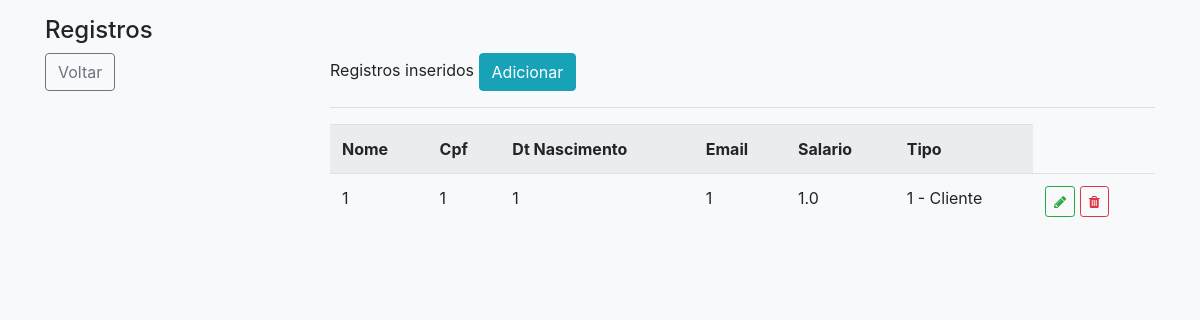
The page /registros/funcionario/ on the database its author committed.
### cadastros/models.py (models this page shows, shortened)
class Funcionario(models.Model):
    cod_funcionario = models.AutoField(primary_key=True)
    nome = models.CharField(max_length=50, verbose_name='Nome do Usuario')
    cpf = models.CharField(max_length=11, verbose_name='CPF do Usuario')
    dt_nascimento = models.CharField(max_length=11, verbose_name='Data de nascimento')
    email = models.CharField(max_length=50, verbose_name='Email do Usuario')
    senha = models.CharField(max_length=150, verbose_name='Senha')
    salario = models.FloatField(max_length=1000, verbose_name='Salario')
    dt_hr_admicao = models.DateTimeField()
    dt_hr_demicao = models.DateTimeField()
    tipo = models.ForeignKey(Tipo, on_delete=models.PROTECT)

class Tipo(models.Model):
    cod_tipo = models.AutoField(primary_key=True)
    nome = models.CharField(max_length=50, verbose_name='Tipo de pessoa')
    def __str__ (self):
        return str(self.cod_tipo) + " - " + self.nome

### cadastros/views.py (the view)
# urls.py: path('registros/funcionario/', FuncionarioList.as_view(), name='registros-funcionario'),
class FuncionarioList(ListView):
	model = Funcionario
	template_name = 'cadastros/registros/funcionario.html'

### cadastros/templates/cadastros/registros/funcionario.html (shortened to what this page needs)
{% extends 'paginas/padrao.html' %}
{% load static %}
    {% block menu %}
    <h4 class="white">Registros</h4>
    {% endblock %}
        {% block lateral %}
        <a href="/"><button type="button" class="btn btn-outline-secondary">Voltar</button></a>
        {% endblock %}
        {% block conteudo%}
        <p>Registros inseridos <a href="{% url 'cadastrar-funcionario' %}"><button type="button" class="btn btn-info">Adicionar</button></a><p></p></p>
        <hr>
        <div class="table-responsive">
            <table class="table table-striped">
                <tr>
                    <th>Nome</th>
                    <th>Cpf</th>
                    <th>Dt Nascimento</th>
                    <th>Email</th>
                    <th>Salario</th>
                    <th>Tipo</th>
                </tr>
                {% for funcionario in object_list %}
                <tr>
                    <td>{{ funcionario.nome }}</td>
                    <td>{{ funcionario.cpf }}</td>
                    <td>{{ funcionario.dt_nascimento }}</td>
                    <td>{{ funcionario.email }}</td>
                    <td>{{ funcionario.salario }}</td>
                    <td>{{ funcionario.tipo }}</td>
                    <td>
                        <a href="{% url 'editar-funcionario' funcionario.pk %}" class="btn btn-outline-success btn-sm" title="Editar"><i class="fa fa-pencil " aria-hidden="true"></i></a>
                        <a href="{% url 'excluir-funcionario' funcionario.pk %}" class="btn btn-outline-danger btn-sm" title="Excluir"><i class="fa fa-trash" aria-hidden="true"></i></a>
                    </td>
                </tr>
                {% empty %}
                <tr>
                    <td colspan="7" align="center">Nenhum registro encontrado</td>
                </tr>
                {% endfor %}
            </table>
        </div>
       {% endblock%}

### rows shown on the page
Funcionario: nome "1", cpf "1", dt_nascimento "1", email "1", salario "1.0", tipo "1 - Cliente"
